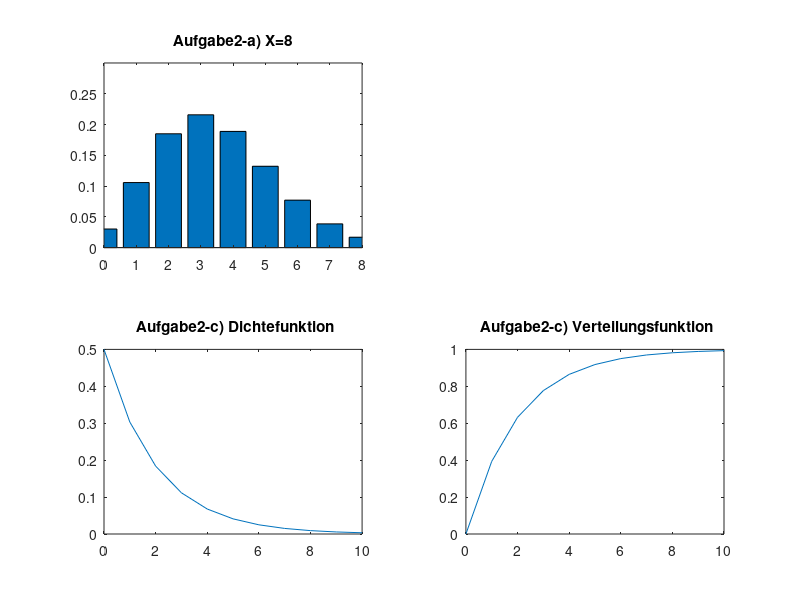

MATLAB code to generate this figure:
% Poisson-Verteilung wird vor allem dort eingesetzt, wo die Häufigkeit eines 
% Ereignisses über eine gewisse Zeit betrachtet wird

% Varianz² = Erwartungswert
% Standardabweichung = Wurzel aus Erwartungswert bzw. Varianz

% konvergiert, für Werte, die weit von μ entfernt sind, gegen 0

% Man benutzt die Poisson-Verteilung im allgemeinen zu Annäherung der 
% Binomialverteilung, wenn n groß ist und p klein. 
% Als Erwartungswert μ der Poisson-Verteilung verwenden wir μ = λ = n · p

% Allgemein approximiert die Poisson-Verteilung die Binomialverteilung sehr gut 
% für Werte von n ≥ 100 und λ ≤ 10

disp("Aufgabe 2");

Erwert = 7/2

% Formel für Poisson Verteilung (Papula B3 S.364
function y = f(x)
ew = 7/2;
y = (((ew).^x)./factorial(x)).*(exp(-ew))
end

% -- A --
disp("a)");
xa = [0:1:8];
subplot(2,2,1), bar(xa, f(xa)), title('Aufgabe2-a) X=8'), axis([0 8 0 0.3])

% -- B --
disp("b)");
MehrAlsZWeiMalEinsatz = 1 - f(0) - f(1) - f(2) % mehr als 2 mal pro Woche ausrücken

% -- C --
% Papula S.390
% Exponentialverteilung
disp("c) grafische Darstellung");

% Dichtefunktion
function y = CDichte(x)
Erw = 2; 
Lambda = 1/Erw; % Erwartungswert = 1/Lambda , umstellen
y = (Lambda) * exp(-Lambda*x);
end

% Verteilungsfunktion
function y = CVerteilung(x)
Erw = 2; 
Lambda = 1/Erw; % Erwartungswert = 1/Lambda , umstellen
y = 1 - exp(-Lambda*x);
end

xc = [0:1:10];
subplot(2,2,3), plot(xc, CDichte(xc)), title(' Aufgabe2-c) Dichtefunktion')
subplot(2,2,4), plot(xc, CVerteilung(xc)), title(' Aufgabe2-c) Verteilungsfunktion')

% -- D --
disp("d)");
InnerhalbZweiTage = CVerteilung(2)

% -- E --
disp("e)");
Mind5Tage = 1 - CVerteilung(5)